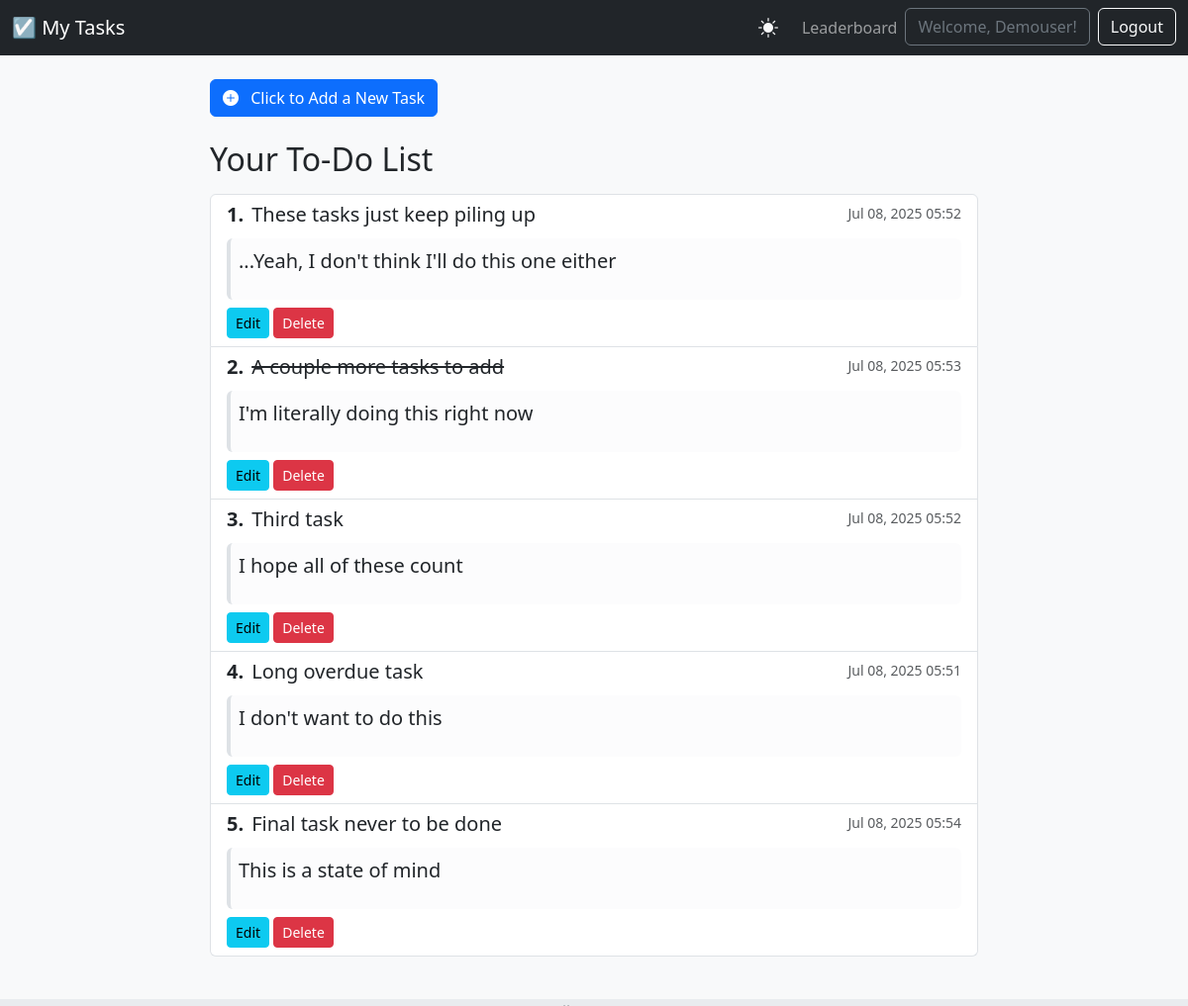
/ (signed in), run on the app's committed database.
### tasks/models.py (models this page shows, shortened)
class Task(models.Model):
    user = models.ForeignKey(User, on_delete=models.CASCADE)
    title = models.CharField(max_length=200)
    description = models.TextField(blank=True)
    completed = models.BooleanField(default=False)
    created_at = models.DateTimeField(auto_now_add=True)
    priority = models.IntegerField(default=0)
    class Meta:
        ordering = ['priority', '-created_at']

### tasks/views.py (the view, shortened to what this page needs)
# urls.py: path('', views.task_list, name='task-list'),
@login_required
def task_list(request):
    tasks = Task.objects.filter(user=request.user)
    form = TaskForm()
    context = {'tasks': tasks, 'form': form}
    return render(request, 'tasks/task_list.html', context)

### templates/tasks/task_list.html (shortened to what this page needs)
{% extends 'base.html' %}
{% block content %}
<div class="mb-4">
    <p>
        <a class="btn btn-primary" data-bs-toggle="collapse" href="#addTaskCollapse" role="button" aria-expanded="false" aria-controls="addTaskCollapse">
            <i class="bi bi-plus-circle-fill me-2"></i>
            Click to Add a New Task
        </a>
    </p>
</div>
<h2 class="mb-3">Your To-Do List</h2>
<div class="list-group" id="task-list-container">
    {% for task in tasks %}
        <div class="list-group-item list-group-item-action flex-column align-items-start" data-id="{{ task.id }}">
            <div class="d-flex w-100 justify-content-between">
                <h5 class="mb-1 d-flex align-items-center">
                    <span class="fw-bold me-2 priority-indicator">{{ forloop.counter }}.</span>
                    {% if task.completed %}
                        <del>{{ task.title }}</del>
                    {% else %}
                        {{ task.title }}
                    {% endif %}
                </h5>
                <small class="text-muted">{{ task.created_at|date:"M d, Y H:i" }}</small>
            </div>
            {% if task.description %}
            <blockquote class="blockquote mt-2 mb-1 p-2 bg-light-subtle border-start border-4 rounded">
                <p class="mb-0 small">{{ task.description|linebreaks }}</p>
            </blockquote>
            {% endif %}
            <div class="mt-2">
                <a href="{% url 'task-update' task.id %}" class="btn btn-sm btn-info">Edit</a>
                <a href="{% url 'task-delete' task.id %}" class="btn btn-sm btn-danger">Delete</a>
            </div>
        </div>
    {% empty %}
        <div class="list-group-item">No tasks yet. Create one above!</div>
    {% endfor %}
</div>
{% endblock %}

### templates/base.html (shortened to what this page needs)
{% load static %}
<!doctype html>
<html lang="en">
<head>
    <link href="https://cdn.jsdelivr.net/npm/bootstrap@5.3.3/dist/css/bootstrap.min.css" rel="stylesheet">
    <link rel="stylesheet" href="https://cdn.jsdelivr.net/npm/bootstrap-icons@1.11.3/font/bootstrap-icons.min.css">
</head>
<body class="d-flex flex-column min-vh-100">
    <nav class="navbar navbar-expand-lg navbar-dark bg-dark mb-4">
        <div class="container-fluid">
            <a class="navbar-brand" href="{% url 'task-list' %}">☑️ My Tasks</a>
            <div class="d-flex align-items-center">
                <button id="theme-toggle" class="nav-link text-light me-3">
                    <i class="bi bi-sun-fill"></i> </button>
                <ul class="navbar-nav ms-auto">
                    {% if user.is_authenticated %}
                        <li class="nav-item">
                            <a class="nav-link" href="{% url 'leaderboard' %}">Leaderboard</a>
                        </li>
                        <li class="nav-item">
                            <li class="nav-item me-2">
                                <a href="{% url 'user-profile' %}" class="btn btn-outline-secondary">
                                    Welcome, {{ user.username }}!
                                </a>
                            </li>
                        </li>
                        <li class="nav-item">
                            <form action="{% url 'logout' %}" method="post">
                                <button type="submit" class="btn btn-outline-light">Logout</button>
                            </form>
                        </li>
                    {% endif %}
                </ul>
            </div>
        </div>
    </nav>
    <div class="container" style="padding-bottom: 50px;">
        {% block content %}
        {% endblock %}
    </div>
    <footer class="footer mt-auto py-1 bg-body-secondary">
    </footer>
</body>
</html>

### templates/base.html (style rules this page uses)
body { background-color: #f8f9fa; }
.container { max-width: 800px; }
#theme-toggle { font-size: 1.25rem; cursor: pointer; background: none; border: none; }
.footer { position: fixed; bottom: 0; left: 0; right: 0; transition: transform 0.3s ease-in-out; transform: translateY(calc(100% - 7px)); }

### data on the page
Task: title "These tasks just keep piling up", created_at "Jul 08, 2025 05:52", description "...Yeah, I don't think I'll do this one either"
Task: title "A couple more tasks to add", created_at "Jul 08, 2025 05:53", description "I'm literally doing this right now"
Task: title "Third task", created_at "Jul 08, 2025 05:52", description "I hope all of these count"
Task: title "Long overdue task", created_at "Jul 08, 2025 05:51", description "I don't want to do this"
Task: title "Final task never to be done", created_at "Jul 08, 2025 05:54", description "This is a state of mind"

### other printed values
{{ user.username }} "Demouser"
